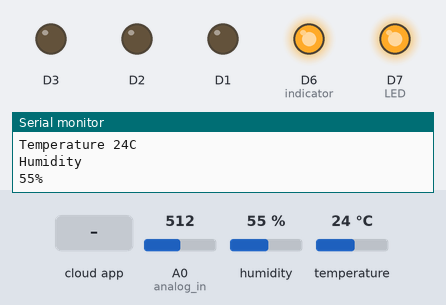
Bench run of a sketch on a simulated ESP8266 (NodeMCU). Parts: output pins drawn as LEDs (lit = HIGH), the last lines printed to the serial monitor. The test bench sets the inputs (shaded band); at power-on: A0 (analog_in) = 512, humidity 55 %, temperature 24 °C. WiFi joins after 1.5 s; servers stay silent unless stated; the Firebase database answers and starts empty.

Above: at 2.7 s.
2.8 s: the phone or cloud app sets motor to 1
At 16.5 s:
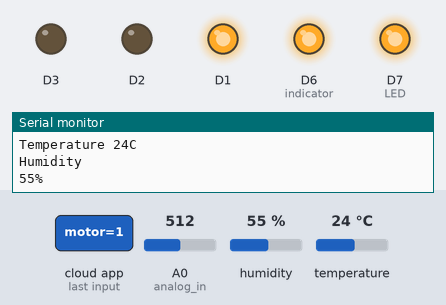
16.8 s: A0 (analog_in) set to 619
29.0 s: A0 (analog_in) set to 638
At 41.3 s:
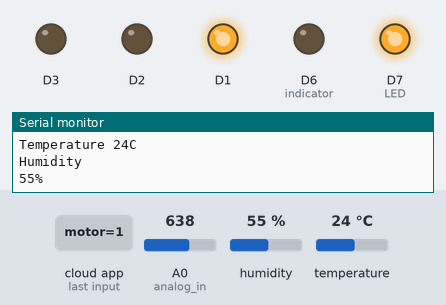
42.4 s: the phone or cloud app sets humCon to 1
At 55.8 s:
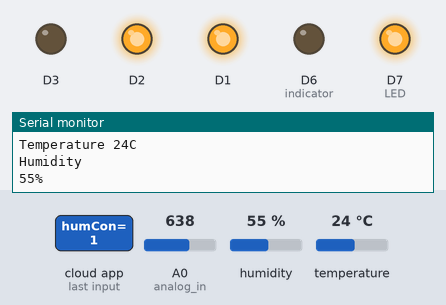
56.3 s: the phone or cloud app sets tempCon to 1
At 68.4 s:
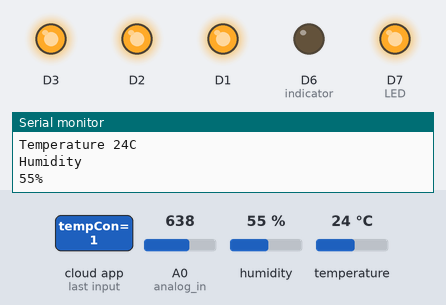
69.4 s: the phone or cloud app sets motor to 0
At 82.2 s:
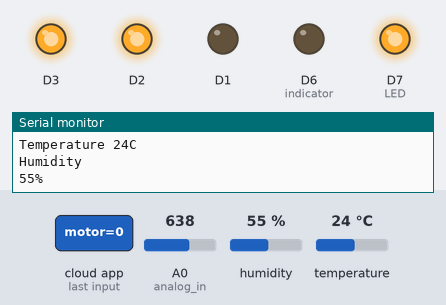
Timing chart, 0 to 83.5 s (numbered marks = the images above; inputs shaded):
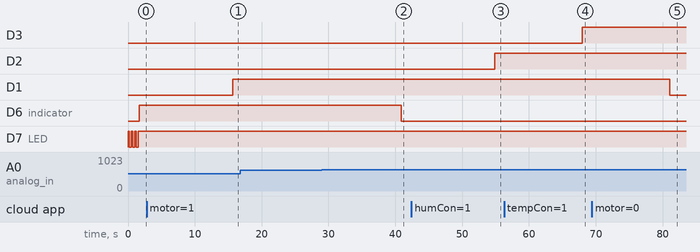

The sketch:

final.ino
```cpp
#include <DHT.h>
#include <ESP8266WiFi.h>
#include <WiFiClient.h>
#include <ThingSpeak.h>
#define DHTTYPE DHT11
#include <FirebaseArduino.h>
int analog_in = A0;
int indicator = 12;
int LED = 13;
DHT dht(14,DHTTYPE);
WiFiClient client;
uint8_t temperature, humidity,mositure; //variables to store sensor data

void setup() {
  Serial.begin(9600); //board rate
  pinMode(D1, OUTPUT);
  pinMode(D2, OUTPUT);
  pinMode(D3, OUTPUT);
  digitalWrite(D1, 0);
  digitalWrite(D2, 0);
  digitalWrite(D3, 0);
  pinMode(LED, OUTPUT);
  pinMode(indicator, OUTPUT);
  //connect wifi
  Serial.println();
  Serial.println();
  Serial.print("connecting ");
  WiFi.begin("Rajitha","kq3618kq");// wifi SSID and the Password
  while(WiFi.status() != WL_CONNECTED){//making sure the device is connected to wifi
    digitalWrite(LED, HIGH);
    delay(200);
    Serial.print(".");
    digitalWrite(LED, LOW);
    delay(300);
  }
  Serial.println("");
  Serial.println("WiFi connected");
  digitalWrite(LED, HIGH);
  Serial.println(WiFi.localIP());
  //ThingSpeak.begin(client);//starting the cloud
  dht.begin(); // start the DHT11 sensor
  delay(10);//giving time for sensor to get ready
}

void loop() {
  mositure = analogRead(analog_in); //670 is 0 295 is 100
  mositure = map(mositure,0,180,0,60);
  Firebase.set("soil",mositure);
  if(Firebase.failed()){
    Serial.println("failed");
    Serial.println(Firebase.error());
    }
  //ThingSpeak.writeField(486795,1,mositure,"AP7JLTCP8SUI9SVK");//sending data to cloud
  Serial.print("Mositure : ");
  Serial.print(mositure);
  Serial.println("%");
  if(mositure < 40){
       digitalWrite(indicator, HIGH);
   } else {
       digitalWrite(indicator, LOW);
     }
  temperature = dht.readTemperature();// reading temperature from the sensor and storing in to a variable
  humidity = dht.readHumidity();// reading humidity from the sensor and storing in to a variable
  Serial.print("Temperature ");
  Serial.print(temperature);// displaying temperature
  Serial.println("C");
  Serial.println("Humidity ");// displaying humidity
  Serial.print(humidity);
  Serial.println("%");
  Firebase.set("temp",temperature);
  Firebase.set("hum",humidity);
  //ThingSpeak.writeField(481891,1,temperature,"TD1JL1XCE8QN6M3J");//sending data to cloud
  //ThingSpeak.writeField(486792,1,humidity,"ISAIGT2RM05QMJUP");//sending data to cloud

  int type  =  Firebase.getInt("mode"); //ThingSpeak.readFloatField(486797,1);
  if(type == 0){
  int motor = Firebase.getInt("motor"); //ThingSpeak.readFloatField(486797,1);
  int hum_con = Firebase.getInt("humCon"); //ThingSpeak.readFloatField(486797,2);
  int temp_con = Firebase.getInt("tempCon"); //ThingSpeak.readFloatField(486797,3);


  if(motor == 1){
    digitalWrite(D1, 1);
  }
  else {
    digitalWrite(D1, 0);
  }

  if(hum_con == 1){
    digitalWrite(D2, 1);
  }
  else {
    digitalWrite(D2, 0);
  }

  if(temp_con == 1){
    digitalWrite(D3, 1);
  }
  else {
    digitalWrite(D3, 0);
  }
  }
  else{

    }


    delay(12000);//managing the cloud traffic

  }
```

Measured:
- the behaviour switches between 630 and 631 on A0 (analog_in) (found by bisection; images 1 and 2)
- after the input at 2.8 s, D1: LOW → HIGH after 12.9 s
- after the input at 29.0 s, D6 (indicator): HIGH → LOW after 11.9 s
- after the input at 42.4 s, D2: LOW → HIGH after 12.5 s
- after the input at 56.3 s, D3: LOW → HIGH after 11.7 s
- after the input at 69.4 s, D1: HIGH → LOW after 11.6 s
